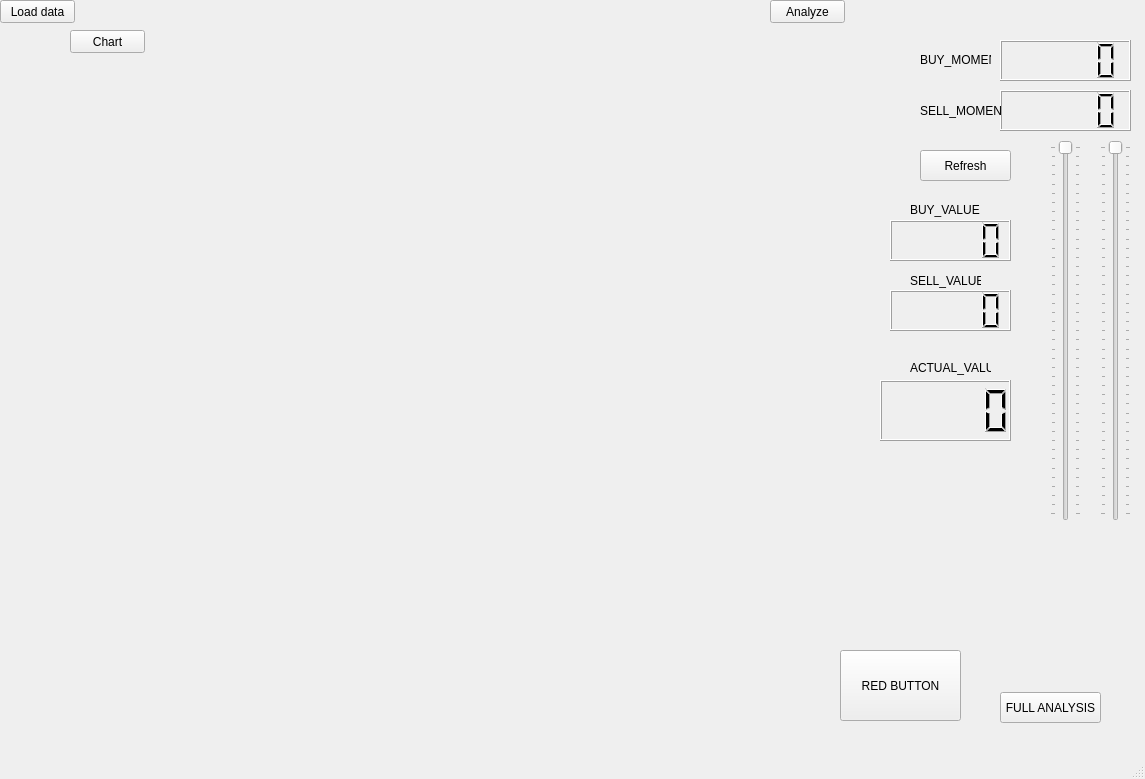
<?xml version="1.0" encoding="UTF-8"?>
<ui version="4.0">
 <class>AnalysisWindow</class>
 <widget class="QMainWindow" name="AnalysisWindow">
  <property name="geometry">
   <rect>
    <x>0</x>
    <y>0</y>
    <width>1145</width>
    <height>779</height>
   </rect>
  </property>
  <property name="windowTitle">
   <string>MainWindow</string>
  </property>
  <widget class="QWidget" name="centralwidget">
   <widget class="QPushButton" name="pushButton">
    <property name="geometry">
     <rect>
      <x>0</x>
      <y>0</y>
      <width>75</width>
      <height>23</height>
     </rect>
    </property>
    <property name="text">
     <string>Load data</string>
    </property>
   </widget>
   <widget class="QPushButton" name="pushButton_2">
    <property name="geometry">
     <rect>
      <x>770</x>
      <y>0</y>
      <width>75</width>
      <height>23</height>
     </rect>
    </property>
    <property name="text">
     <string>Analyze</string>
    </property>
   </widget>
   <widget class="MyChart" name="widget" native="true">
    <property name="geometry">
     <rect>
      <x>10</x>
      <y>60</y>
      <width>821</width>
      <height>311</height>
     </rect>
    </property>
   </widget>
   <widget class="QPushButton" name="pushButton_3">
    <property name="geometry">
     <rect>
      <x>70</x>
      <y>30</y>
      <width>75</width>
      <height>23</height>
     </rect>
    </property>
    <property name="text">
     <string>Chart</string>
    </property>
   </widget>
   <widget class="MyChart" name="widget_2" native="true">
    <property name="geometry">
     <rect>
      <x>10</x>
      <y>390</y>
      <width>821</width>
      <height>331</height>
     </rect>
    </property>
   </widget>
   <widget class="QSlider" name="verticalSlider">
    <property name="geometry">
     <rect>
      <x>1050</x>
      <y>140</y>
      <width>31</width>
      <height>381</height>
     </rect>
    </property>
    <property name="maximum">
     <number>999</number>
    </property>
    <property name="pageStep">
     <number>9</number>
    </property>
    <property name="orientation">
     <enum>Qt::Vertical</enum>
    </property>
    <property name="invertedAppearance">
     <bool>true</bool>
    </property>
    <property name="tickPosition">
     <enum>QSlider::TicksBothSides</enum>
    </property>
    <property name="tickInterval">
     <number>25</number>
    </property>
   </widget>
   <widget class="QLCDNumber" name="lcdNumber">
    <property name="geometry">
     <rect>
      <x>1000</x>
      <y>40</y>
      <width>131</width>
      <height>41</height>
     </rect>
    </property>
   </widget>
   <widget class="QPushButton" name="pushButton_4">
    <property name="geometry">
     <rect>
      <x>920</x>
      <y>150</y>
      <width>91</width>
      <height>31</height>
     </rect>
    </property>
    <property name="text">
     <string>Refresh</string>
    </property>
   </widget>
   <widget class="QLCDNumber" name="lcdNumber_2">
    <property name="geometry">
     <rect>
      <x>880</x>
      <y>380</y>
      <width>131</width>
      <height>61</height>
     </rect>
    </property>
   </widget>
   <widget class="QLabel" name="label">
    <property name="geometry">
     <rect>
      <x>910</x>
      <y>360</y>
      <width>81</width>
      <height>16</height>
     </rect>
    </property>
    <property name="text">
     <string>ACTUAL_VALUE</string>
    </property>
   </widget>
   <widget class="QSlider" name="verticalSlider_2">
    <property name="geometry">
     <rect>
      <x>1100</x>
      <y>140</y>
      <width>31</width>
      <height>381</height>
     </rect>
    </property>
    <property name="maximum">
     <number>999</number>
    </property>
    <property name="pageStep">
     <number>9</number>
    </property>
    <property name="orientation">
     <enum>Qt::Vertical</enum>
    </property>
    <property name="invertedAppearance">
     <bool>true</bool>
    </property>
    <property name="tickPosition">
     <enum>QSlider::TicksBothSides</enum>
    </property>
    <property name="tickInterval">
     <number>25</number>
    </property>
   </widget>
   <widget class="QLCDNumber" name="lcdNumber_3">
    <property name="geometry">
     <rect>
      <x>1000</x>
      <y>90</y>
      <width>131</width>
      <height>41</height>
     </rect>
    </property>
   </widget>
   <widget class="QLCDNumber" name="lcdNumber_4">
    <property name="geometry">
     <rect>
      <x>890</x>
      <y>220</y>
      <width>121</width>
      <height>41</height>
     </rect>
    </property>
   </widget>
   <widget class="QLCDNumber" name="lcdNumber_5">
    <property name="geometry">
     <rect>
      <x>890</x>
      <y>290</y>
      <width>121</width>
      <height>41</height>
     </rect>
    </property>
   </widget>
   <widget class="QLabel" name="label_2">
    <property name="geometry">
     <rect>
      <x>920</x>
      <y>50</y>
      <width>71</width>
      <height>20</height>
     </rect>
    </property>
    <property name="text">
     <string>BUY_MOMENT</string>
    </property>
   </widget>
   <widget class="QLabel" name="label_3">
    <property name="geometry">
     <rect>
      <x>920</x>
      <y>100</y>
      <width>81</width>
      <height>21</height>
     </rect>
    </property>
    <property name="text">
     <string>SELL_MOMENT</string>
    </property>
   </widget>
   <widget class="QLabel" name="label_4">
    <property name="geometry">
     <rect>
      <x>910</x>
      <y>200</y>
      <width>81</width>
      <height>20</height>
     </rect>
    </property>
    <property name="text">
     <string>BUY_VALUE</string>
    </property>
   </widget>
   <widget class="QLabel" name="label_5">
    <property name="geometry">
     <rect>
      <x>910</x>
      <y>270</y>
      <width>71</width>
      <height>21</height>
     </rect>
    </property>
    <property name="text">
     <string>SELL_VALUE</string>
    </property>
   </widget>
   <widget class="QPushButton" name="pushButton_5">
    <property name="geometry">
     <rect>
      <x>840</x>
      <y>650</y>
      <width>121</width>
      <height>71</height>
     </rect>
    </property>
    <property name="text">
     <string>RED BUTTON</string>
    </property>
   </widget>
   <widget class="QPushButton" name="pushButton_6">
    <property name="geometry">
     <rect>
      <x>1000</x>
      <y>692</y>
      <width>101</width>
      <height>31</height>
     </rect>
    </property>
    <property name="text">
     <string>FULL ANALYSIS</string>
    </property>
   </widget>
  </widget>
  <widget class="QMenuBar" name="menubar">
   <property name="geometry">
    <rect>
     <x>0</x>
     <y>0</y>
     <width>1145</width>
     <height>21</height>
    </rect>
   </property>
  </widget>
  <widget class="QStatusBar" name="statusbar"/>
 </widget>
 <customwidgets>
  <customwidget>
   <class>MyChart</class>
   <extends>QWidget</extends>
   <header>mychart.h</header>
   <container>1</container>
  </customwidget>
 </customwidgets>
 <resources/>
 <connections/>
</ui>
